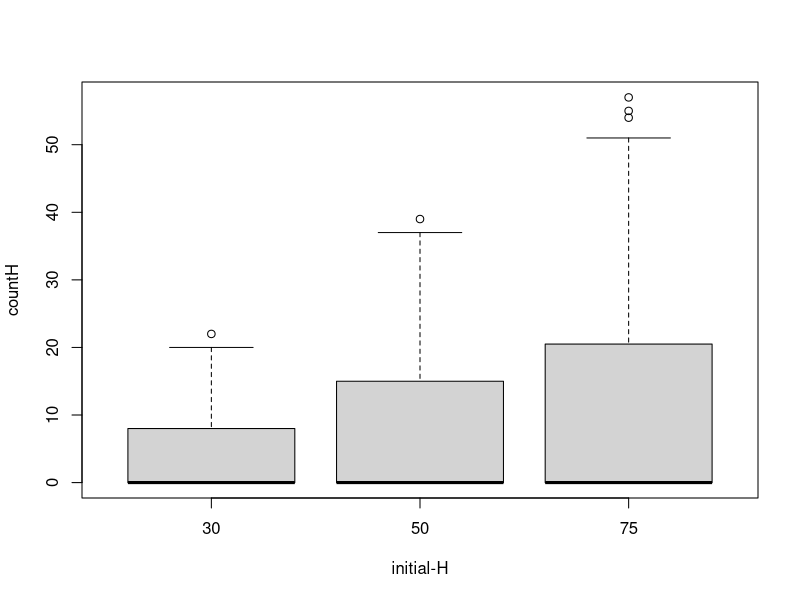
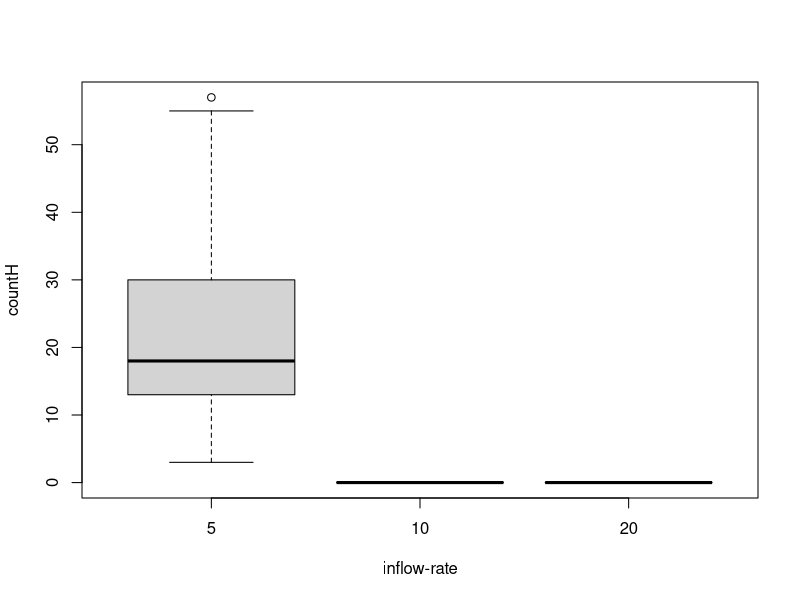
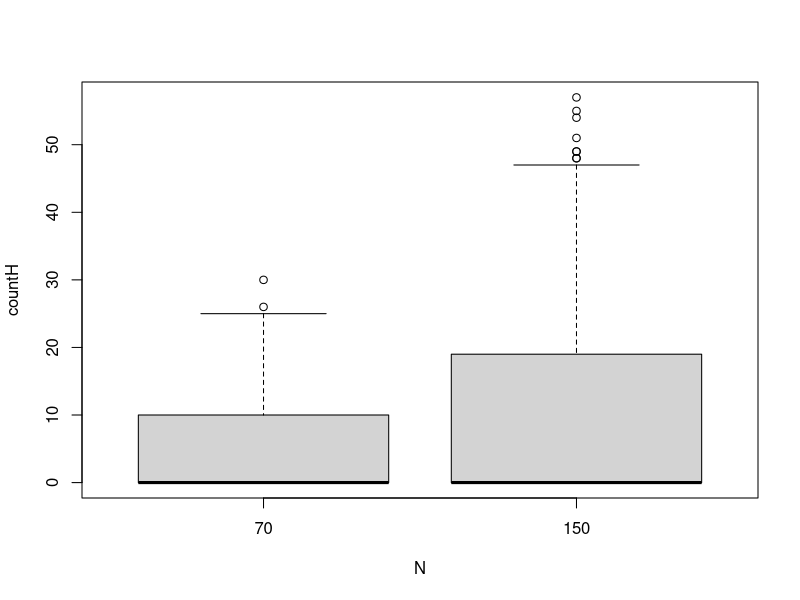
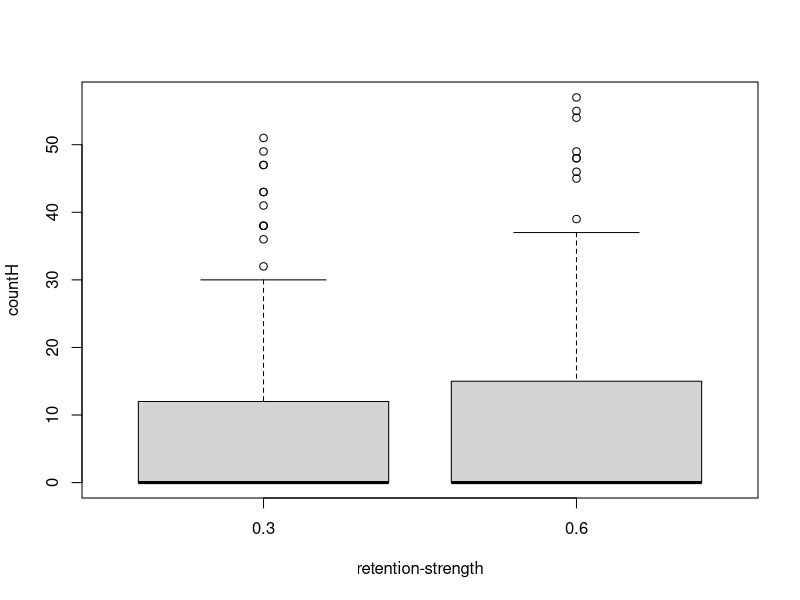

These charts were generated, in order, by the following R code:
library(readr)
data <- read_delim("data.csv", delim = ";", 
                   escape_double = FALSE, trim_ws = TRUE)
View(data)

# we'll rename one column:
names(data)[names(data) == 'count turtles with [strategy = ""H""]'] = "countH"

# Correlation Matrix:
cor(data)

# correlation between the individual variables:
cor(data$`initial-H`, data$countH)
cor(data$`retention-strength`, data$countH)
cor(data$`inflow-rate`, data$countH)
cor(data$N, data$countH)
cor(data$N, data$`retention-strength`)
cor(data$`initial-H`, data$`inflow-rate`)
cor(data$N, data$`initial-H`)
cor(data$`initial-H`, data$`retention-strength`)
cor(data$`inflow-rate`, data$`retention-strength`)


# Linear Regression:
model <- lm(countH ~ `initial-H` + `inflow-rate` + N + `retention-strength`, 
            data = data)
summary(model)

# Boxplots:
boxplot(countH ~ `initial-H`, data = data)
boxplot(countH ~ `inflow-rate`, data = data)
boxplot(countH ~ N, data = data)
boxplot(countH ~ `retention-strength`, data = data)
